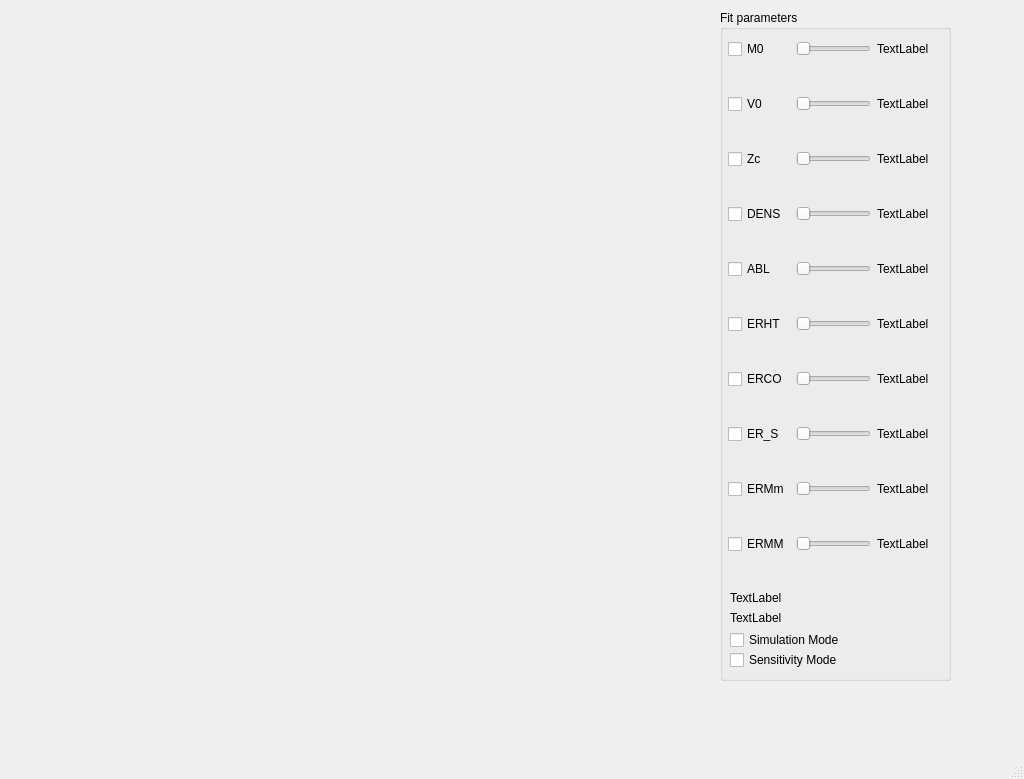
<?xml version="1.0" encoding="UTF-8"?>
<ui version="4.0">
 <class>MainWindow</class>
 <widget class="QMainWindow" name="MainWindow">
  <property name="geometry">
   <rect>
    <x>0</x>
    <y>0</y>
    <width>1024</width>
    <height>779</height>
   </rect>
  </property>
  <property name="windowTitle">
   <string>MainWindow</string>
  </property>
  <widget class="QWidget" name="centralwidget">
   <widget class="QWidget" name="layoutWidget">
    <property name="geometry">
     <rect>
      <x>20</x>
      <y>10</y>
      <width>931</width>
      <height>671</height>
     </rect>
    </property>
    <layout class="QHBoxLayout" name="horizontalLayout" stretch="3,1">
     <item>
      <widget class="PlotWidget" name="graphWidget" native="true"/>
     </item>
     <item>
      <widget class="QGroupBox" name="groupBox">
       <property name="title">
        <string>Fit parameters</string>
       </property>
       <widget class="QWidget" name="layoutWidget_2">
        <property name="geometry">
         <rect>
          <x>8</x>
          <y>0</y>
          <width>201</width>
          <height>581</height>
         </rect>
        </property>
        <layout class="QGridLayout" name="gridLayout">
         <item row="4" column="2">
          <widget class="QSlider" name="DensityInput">
           <property name="orientation">
            <enum>Qt::Horizontal</enum>
           </property>
          </widget>
         </item>
         <item row="9" column="3">
          <widget class="QLabel" name="ErosionMassMinValue">
           <property name="text">
            <string>TextLabel</string>
           </property>
          </widget>
         </item>
         <item row="10" column="3">
          <widget class="QLabel" name="ErosionMassMaxValue">
           <property name="text">
            <string>TextLabel</string>
           </property>
          </widget>
         </item>
         <item row="8" column="3">
          <widget class="QLabel" name="MassIndexValue">
           <property name="text">
            <string>TextLabel</string>
           </property>
          </widget>
         </item>
         <item row="0" column="2">
          <widget class="QSlider" name="InitialMassInput">
           <property name="orientation">
            <enum>Qt::Horizontal</enum>
           </property>
          </widget>
         </item>
         <item row="9" column="0">
          <widget class="QCheckBox" name="ErosionMassMinCheckbox">
           <property name="text">
            <string>ERMm</string>
           </property>
          </widget>
         </item>
         <item row="7" column="0">
          <widget class="QCheckBox" name="ErosionCoefficientCheckbox">
           <property name="text">
            <string>ERCO</string>
           </property>
          </widget>
         </item>
         <item row="0" column="0">
          <widget class="QCheckBox" name="InitialMassCheckbox">
           <property name="enabled">
            <bool>true</bool>
           </property>
           <property name="text">
            <string>M0</string>
           </property>
           <property name="tristate">
            <bool>false</bool>
           </property>
          </widget>
         </item>
         <item row="5" column="0">
          <widget class="QCheckBox" name="AblationCoefficientCheckbox">
           <property name="text">
            <string>ABL</string>
           </property>
          </widget>
         </item>
         <item row="2" column="0">
          <widget class="QCheckBox" name="InitialVelocityCheckbox">
           <property name="text">
            <string>V0</string>
           </property>
          </widget>
         </item>
         <item row="8" column="0">
          <widget class="QCheckBox" name="MassIndexCheckbox">
           <property name="text">
            <string>ER_S</string>
           </property>
          </widget>
         </item>
         <item row="6" column="0">
          <widget class="QCheckBox" name="ErosionHeightCheckbox">
           <property name="text">
            <string>ERHT</string>
           </property>
          </widget>
         </item>
         <item row="4" column="0">
          <widget class="QCheckBox" name="DensityCheckbox">
           <property name="text">
            <string>DENS</string>
           </property>
          </widget>
         </item>
         <item row="3" column="0">
          <widget class="QCheckBox" name="ZenithCheckbox">
           <property name="text">
            <string>Zc</string>
           </property>
          </widget>
         </item>
         <item row="2" column="3">
          <widget class="QLabel" name="InitialVelocityValue">
           <property name="text">
            <string>TextLabel</string>
           </property>
          </widget>
         </item>
         <item row="10" column="0">
          <widget class="QCheckBox" name="ErosionMassMaxCheckbox">
           <property name="text">
            <string>ERMM</string>
           </property>
          </widget>
         </item>
         <item row="0" column="3">
          <widget class="QLabel" name="InitialMassValue">
           <property name="text">
            <string>TextLabel</string>
           </property>
          </widget>
         </item>
         <item row="3" column="3">
          <widget class="QLabel" name="ZenithValue">
           <property name="text">
            <string>TextLabel</string>
           </property>
          </widget>
         </item>
         <item row="4" column="3">
          <widget class="QLabel" name="DensityValue">
           <property name="text">
            <string>TextLabel</string>
           </property>
          </widget>
         </item>
         <item row="6" column="3">
          <widget class="QLabel" name="ErosionHeightValue">
           <property name="text">
            <string>TextLabel</string>
           </property>
          </widget>
         </item>
         <item row="5" column="3">
          <widget class="QLabel" name="AblationCoefficientValue">
           <property name="text">
            <string>TextLabel</string>
           </property>
          </widget>
         </item>
         <item row="7" column="3">
          <widget class="QLabel" name="ErosionCoefficientValue">
           <property name="text">
            <string>TextLabel</string>
           </property>
          </widget>
         </item>
         <item row="2" column="2">
          <widget class="QSlider" name="InitialVelocityInput">
           <property name="orientation">
            <enum>Qt::Horizontal</enum>
           </property>
          </widget>
         </item>
         <item row="5" column="2">
          <widget class="QSlider" name="AblationCoefficientInput">
           <property name="orientation">
            <enum>Qt::Horizontal</enum>
           </property>
          </widget>
         </item>
         <item row="3" column="2">
          <widget class="QSlider" name="ZenithInput">
           <property name="orientation">
            <enum>Qt::Horizontal</enum>
           </property>
          </widget>
         </item>
         <item row="6" column="2">
          <widget class="QSlider" name="ErosionHeightInput">
           <property name="orientation">
            <enum>Qt::Horizontal</enum>
           </property>
          </widget>
         </item>
         <item row="7" column="2">
          <widget class="QSlider" name="ErosionCoefficientInput">
           <property name="orientation">
            <enum>Qt::Horizontal</enum>
           </property>
          </widget>
         </item>
         <item row="8" column="2">
          <widget class="QSlider" name="MassIndexInput">
           <property name="orientation">
            <enum>Qt::Horizontal</enum>
           </property>
          </widget>
         </item>
         <item row="10" column="2">
          <widget class="QSlider" name="ErosionMassMaxInput">
           <property name="orientation">
            <enum>Qt::Horizontal</enum>
           </property>
          </widget>
         </item>
         <item row="9" column="2">
          <widget class="QSlider" name="ErosionMassMinInput">
           <property name="orientation">
            <enum>Qt::Horizontal</enum>
           </property>
          </widget>
         </item>
        </layout>
       </widget>
       <widget class="QLabel" name="CoordinatesLabel">
        <property name="geometry">
         <rect>
          <x>10</x>
          <y>580</y>
          <width>181</width>
          <height>16</height>
         </rect>
        </property>
        <property name="text">
         <string>TextLabel</string>
        </property>
        <property name="alignment">
         <set>Qt::AlignLeading|Qt::AlignLeft|Qt::AlignVCenter</set>
        </property>
       </widget>
       <widget class="QCheckBox" name="SimulationModeCheckbox">
        <property name="geometry">
         <rect>
          <x>10</x>
          <y>620</y>
          <width>201</width>
          <height>20</height>
         </rect>
        </property>
        <property name="text">
         <string>Simulation Mode</string>
        </property>
        <property name="checked">
         <bool>false</bool>
        </property>
       </widget>
       <widget class="QLabel" name="CoordinatesLabel2">
        <property name="geometry">
         <rect>
          <x>10</x>
          <y>600</y>
          <width>181</width>
          <height>16</height>
         </rect>
        </property>
        <property name="text">
         <string>TextLabel</string>
        </property>
        <property name="alignment">
         <set>Qt::AlignLeading|Qt::AlignLeft|Qt::AlignVCenter</set>
        </property>
       </widget>
       <widget class="QCheckBox" name="SensitivityModeCheckbox">
        <property name="geometry">
         <rect>
          <x>10</x>
          <y>640</y>
          <width>201</width>
          <height>20</height>
         </rect>
        </property>
        <property name="text">
         <string>Sensitivity Mode</string>
        </property>
        <property name="checked">
         <bool>false</bool>
        </property>
       </widget>
      </widget>
     </item>
    </layout>
   </widget>
  </widget>
  <widget class="QMenuBar" name="menubar">
   <property name="geometry">
    <rect>
     <x>0</x>
     <y>0</y>
     <width>1024</width>
     <height>22</height>
    </rect>
   </property>
  </widget>
  <widget class="QStatusBar" name="statusbar"/>
 </widget>
 <customwidgets>
  <customwidget>
   <class>PlotWidget</class>
   <extends>QWidget</extends>
   <header>pyqtgraph.h</header>
   <container>1</container>
  </customwidget>
 </customwidgets>
 <resources/>
 <connections/>
</ui>
